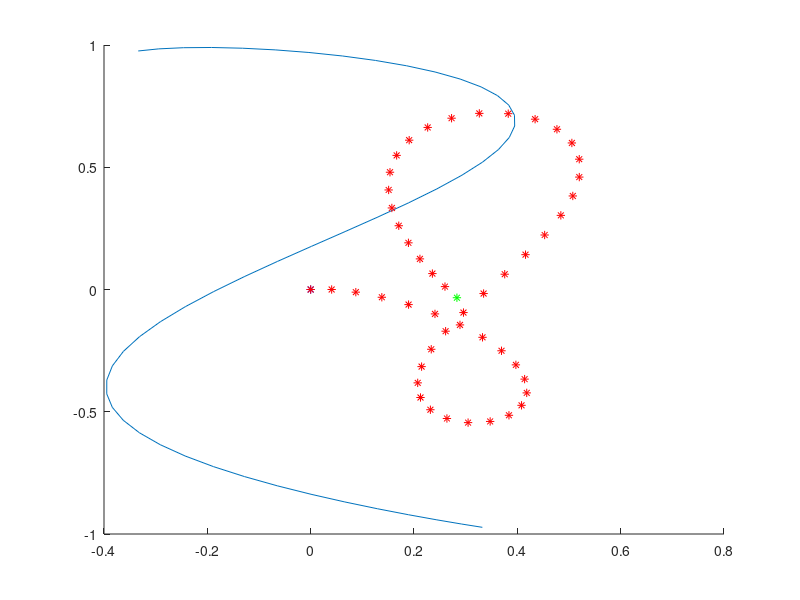

The MATLAB script that drew this image:
% Run the robot with a variety of functions.

%% Setup
max_speed = 0.3;  % max speed of the robot
d = 0.24;  % distance between wheels
c = 0.25;  % speed up/slow down
u_step = 0.25;
u = [0:u_step:pi/c]';  % values to sweep through

% % circle with radius R
% R = 0.9144;  % 3 feet in meters
% r = [R*cos(u*c),R*sin(u*c)];

% % recommended ellipse
% r = [0.5*cos(u*c), 0.75*sin(u*c)];

% Challenge 1
r = [0.3960*cos(2.65*(c*u + 1.4)), 0.99*sin(c*u + 1.4)];

% % Challenge 2
% a = 0.4;
% l = 0.4;
% r = [-2*a*((l-cos(u)).*cos(u)+(1-l)), 2*a*(l-cos(u)).*sin(u)];

%% Calculate wheel velocities
T = diff(r) ./ diff(u);  % velocity vector
T_hat = T ./ sqrt(sum(T.^2, 2));  % velocity unit vector
N = diff(T_hat) ./ diff(u(1:end - 1));
T_hat3 = [T_hat, zeros(size(T_hat(:, 1)))];  % add a third dim to T_hat
N3 = [N, zeros(size(N(:, 1)))];  % add a third dim to N
Omega = cross(T_hat3(1:end - 1, :), N3);  % rotational velocities
V = sqrt(sum(T.^2, 2));  % linear velocities

Vr = V(1:end-1,:) + d * sum(Omega, 2);
Vl = V(1:end-1,:) - d * sum(Omega, 2);

% V_comb = [Vr, Vl];
% max_v = max(max(V_comb));
% Omega = Omega * (0.3 / max_v);
% V = V * (0.3 / max_v);
% 
% Vr = V(1:end-1,:) + d * sum(Omega, 2);
% Vl = V(1:end-1,:) - d * sum(Omega, 2);

%% Calculate each time step:
distances = sqrt(sum(diff(r).^2, 2));
times = distances ./ V;

%% Plot the predicted course
figure; hold on
plot(r(:,1),r(:,2))
pos = [0, 0];  % position of robot
head = 0;  % heading of robot
plot(pos(1),pos(2),'b*')
for i = 1:length(u) - 2
    dt = times(i);
    That = [cos(head), sin(head)];
    lin_vel = (Vl(i) + Vr(i))/2;
    ang_vel = (Vr(i) - Vl(i))/d;
    drdpos = lin_vel*That;
    drdhead = ang_vel;
    plot(pos(1),pos(2),'r*')
%     quiver(pos(1),pos(2), That(1),That(2))
    new_pos = pos + drdpos*dt;
    new_head = head + drdhead*dt;
    pos = new_pos;
    head = new_head;
end
plot(pos(1),pos(2),'g*')

% %% Run the robot
% disp(max(Vr))
% disp(max(Vl))
% if max(Vr) > max_speed || max(Vl) > max_speed
%     disp("WARNING: Velocities greater than max of "+string(max_speed)+".")
% end
% 
% runCourse(times(1:end-1,:),Vr,Vl)
